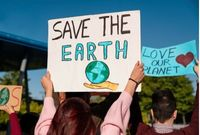
#> input picture F55121002_Tugas3_PCD/gambar1.jpg, 200 x 135 px
$ python F55121002_MetodePengurangan.py
#> lines starting #> are read from the running program, lines starting #| are printed output that depends on the picture
import cv2

# Load the images
img1 = cv2.imread('gambar1.jpg')
#> img1 is the input picture: shape (135, 200, 3); mean B, G, R 121.8, 118.8, 103
img2 = cv2.imread('gambar2.jpg')
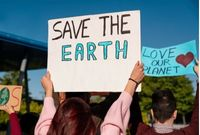
#> input picture F55121002_Tugas3_PCD/gambar2.jpg, 200 x 135 px
#> img2 is the input picture: shape (135, 200, 3); mean B, G, R 123.6, 119.8, 105.8

# Convert the images to grayscale
gray1 = cv2.cvtColor(img1, cv2.COLOR_BGR2GRAY)
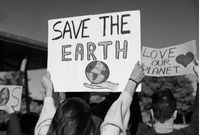
#> gray1: shape (135, 200); min 0, max 255, mean 114.4
gray2 = cv2.cvtColor(img2, cv2.COLOR_BGR2GRAY)
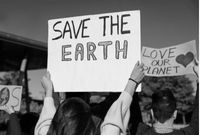
#> gray2: shape (135, 200); min 0, max 254, mean 116.1

# Subtract the grayscale images
diff = cv2.absdiff(gray1, gray2)
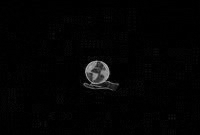
#> diff: shape (135, 200); min 0, max 176, mean 3.7

# Display the original images and the difference image side by side
cv2.imshow('Image 1', img1)
cv2.imshow('Image 2', img2)
cv2.imshow('Difference', diff)
cv2.waitKey(0)
cv2.destroyAllWindows()
